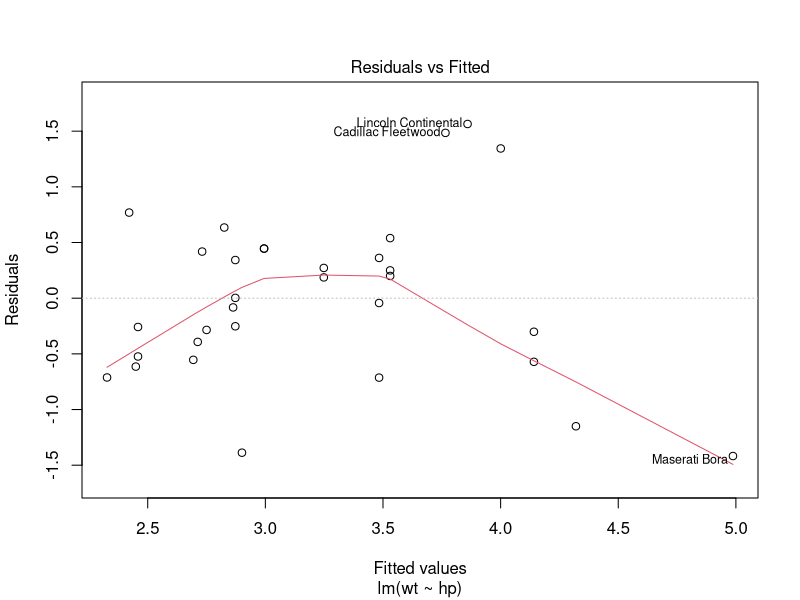
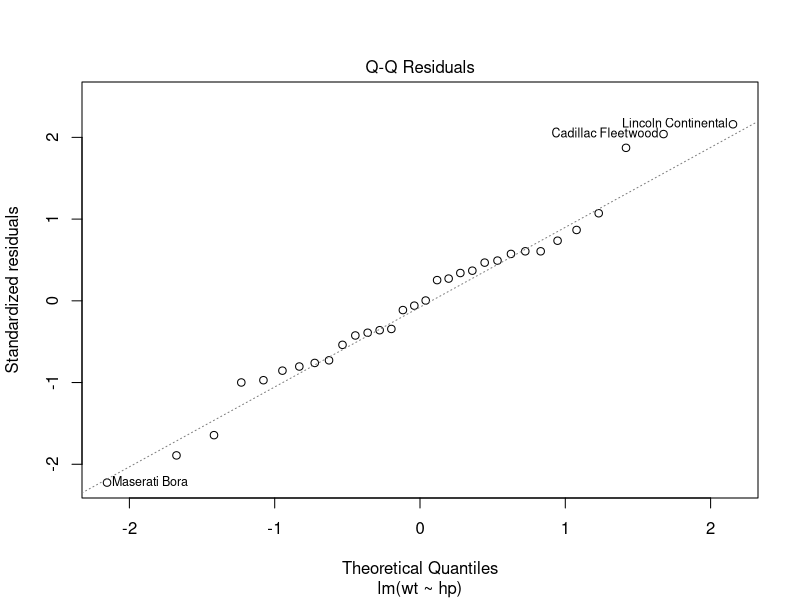

R code for these plots, in order:
  
# ------------------------------------------------------------------------------------------------
# Title:  Lösung zu Aufgaben X2
# Autor:  Dominik Peter
# Date:   2017-01-26
# ------------------------------------------------------------------------------------------------

rm(list=ls())


# ------------------------------------------------------------------------------------------------
# Aufgabe: Schätzen eines y-Wertes
# ------------------------------------------------------------------------------------------------
# Betrachten Sie den Datensatz mtcars.
# Modellieren Sie das Gewicht wt der Autos als Funktion der Motorleistung hp.
# Welches durchschnittliche Gewicht wird für ein Auto geschätzt,
# dessen Motor eine Leistung von 200 PS aufweist?

model <- lm(wt~hp, data = mtcars)

predict(model, data.frame(hp = 200))

# ------------------------------------------------------------------------------------------------
# Aufgabe: Bestimmtheitsmass
# ------------------------------------------------------------------------------------------------
# Bestimmen Sie das Bestimmtheitsmass r2 des linearen Modells zu mtcars.

r2 <- summary(model)$r.squared
r2

# ------------------------------------------------------------------------------------------------
# Aufgabe: Bestimmtheitsmass
# ------------------------------------------------------------------------------------------------
# Untersuchen Sie, ob zwischen den Grössen wt und hp aus
# mtcars ein signifikanter Zusammenhang besteht.

model_summary <- summary(model)
coefficients(model_summary)

# Mit P-Value = 4.145827e-05 liegt ein signifikanter Zusammenhang vor

# ------------------------------------------------------------------------------------------------
# Aufgabe: Konfidenzintervalle für y
# ------------------------------------------------------------------------------------------------
# Bestimmen Sie ein 95%-Konfidenzintervall für das durchschnittliche
# Gewicht bei einer Motorenleistung von 200 PS.

predict(model, data.frame(hp = 200), interval = "confidence", level = 0.95)


# ------------------------------------------------------------------------------------------------
# Aufgabe: Prognoseintervalle für y
# ------------------------------------------------------------------------------------------------
# Bestimmen Sie ein 95%-Prognoseintervall für das durchschnittliche
# Gewicht bei einer Motorenleistung von 200 PS.

predict(model, data.frame(hp = 200), interval = "predict", level = 0.95)


# ------------------------------------------------------------------------------------------------
# Aufgabe: Residuen-Plot
# ------------------------------------------------------------------------------------------------
# Stellen Sie die Residuen des linearen Modells zwischen dem
# Gewicht und der Leistung aus mtcars grafisch dar.

plot(model, which = 1)


# ------------------------------------------------------------------------------------------------
# Aufgabe: QQ-Plot
# ------------------------------------------------------------------------------------------------
# Erstellen Sie das Normal-Wahrscheinlichkeits-Diagramm der Residuen aus dem Datensatz mtcars.

plot(model, which = 2)




